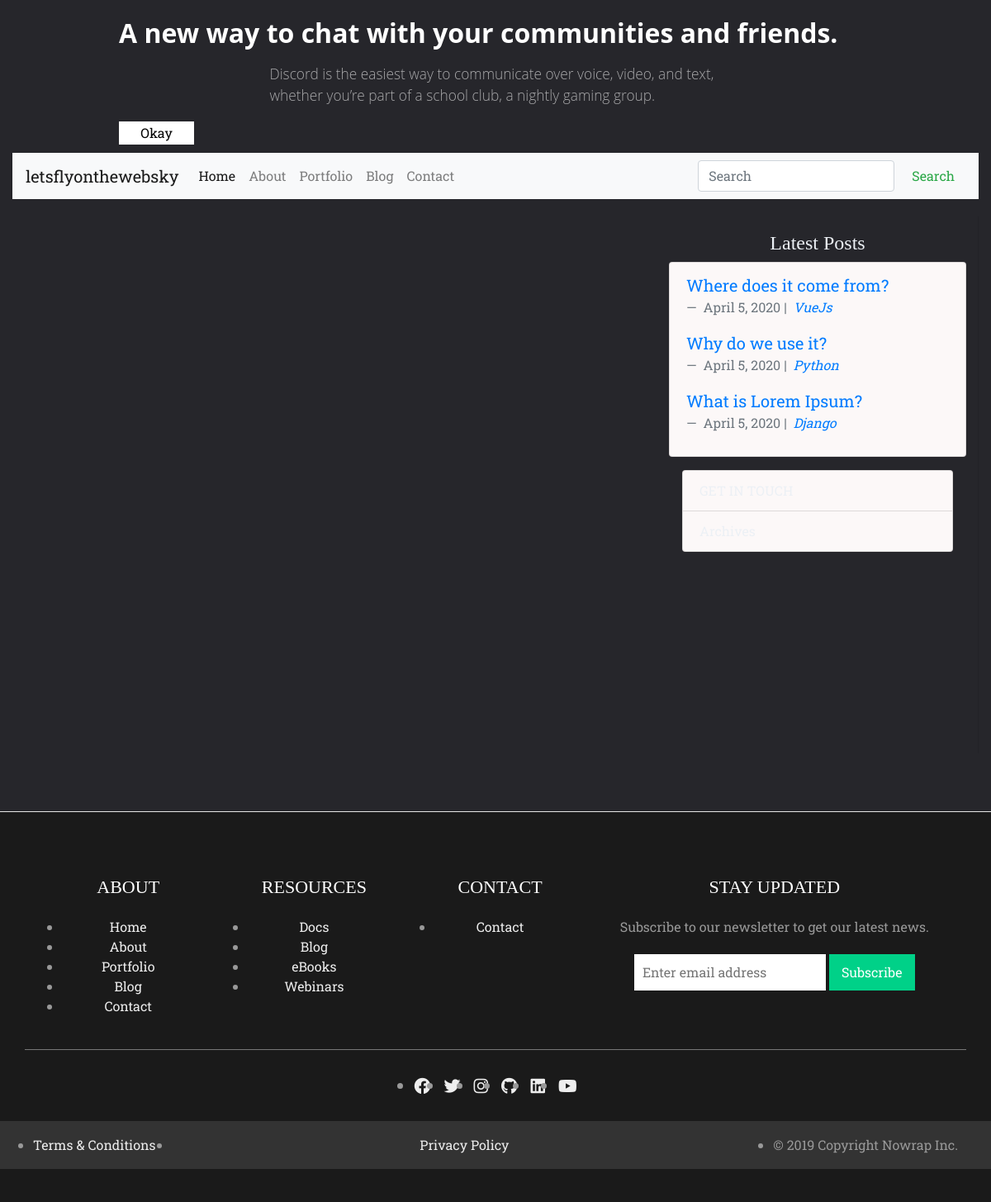
The page /blog/Web Development on the database as committed earlier.
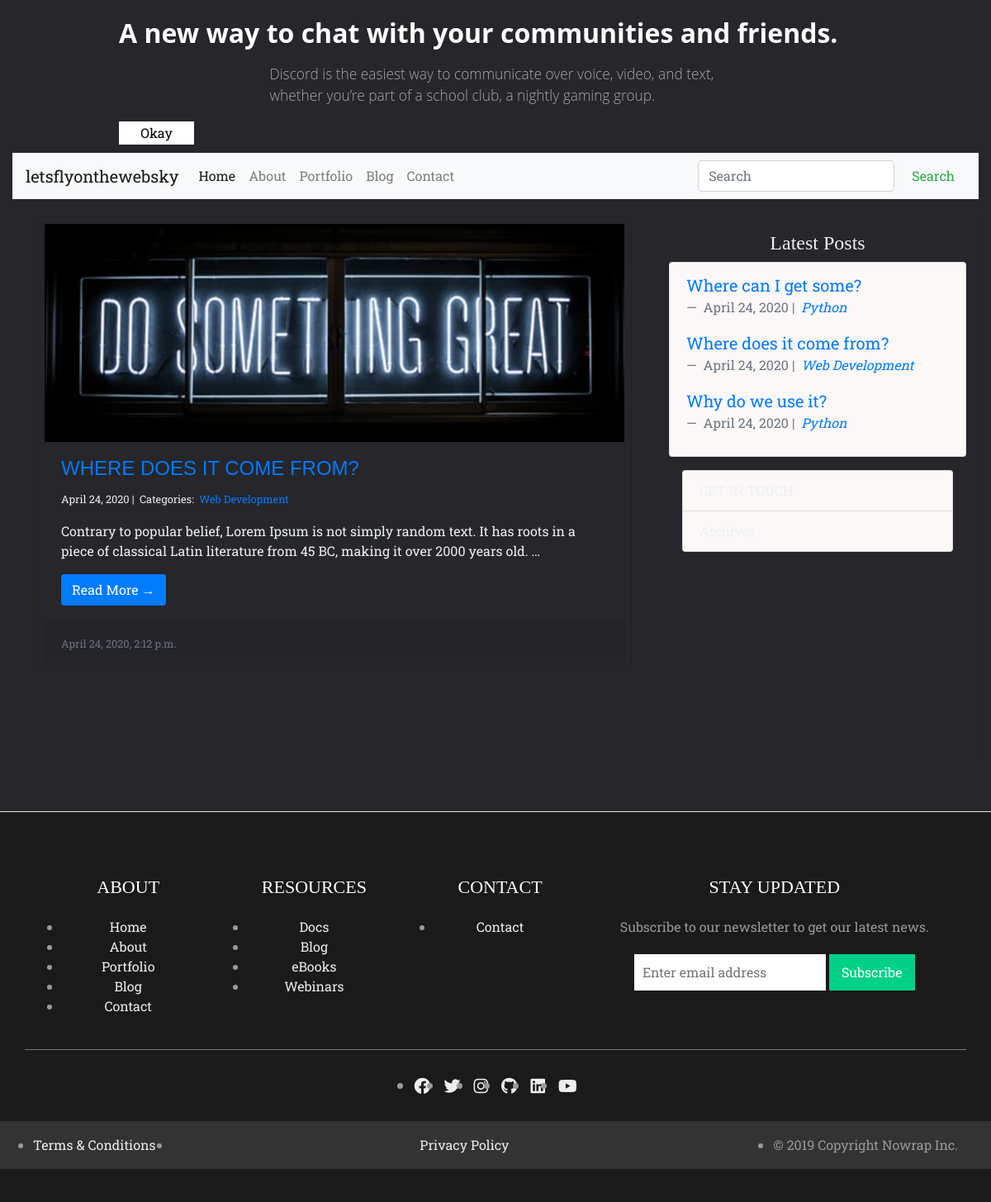
The same page on the database as committed later.
### blog/models.py (models this page shows, shortened)
class Post(models.Model):
    main_image      = models.ImageField(upload_to='images/', blank=True)
    title           = models.CharField(max_length=255)
    slug            = models.SlugField(null=False, unique=True)
    body            = models.TextField()
    created_on      = models.DateTimeField(auto_now_add=True)
    status          = models.IntegerField(choices=STATUS, default=0)
    last_modified   = models.DateTimeField(auto_now=True)
    categories      = models.ManyToManyField('Category', related_name='posts')
    read_time       = models.IntegerField(default=0)
    number_of_views = models.IntegerField(default=0, null=True, blank=True)
    number_of_likes = models.IntegerField(default=0, null=True, blank=True)
    objects = models.Manager()
    class Meta:
        ordering = ['-created_on']

class Category(models.Model):
    name = models.CharField(max_length=20, db_index=True,unique=True)
    objects = models.Manager()

### blog/views.py (the view)
# urls.py: path('<category>', views.blog_category, name="blog_category"),
def blog_category(request, category):
    posts = Post.objects.filter(
        categories__name__contains=category
    ).order_by(
        '-created_on'
    )
    context = {
        'category': category,
        'posts': posts
    }
    return render(request, 'blog_category.html', context)

### blog/templatetags/blog_tags.py (called while the page is built)
@register.inclusion_tag('_latest_posts.html')
def latest_posts():
    posts = Post.objects.filter(status=1)[:3]
    return {'posts': posts}

### blog/templatetags/markdown_extras.py (called while the page is built)
@register.filter()
@stringfilter
def markdown(value):
    return md.markdown(value, extensions=['markdown.extensions.fenced_code'])

### blog/templates/blog_category.html
{% extends "base.html" %}
{% load markdown_extras %}
{% block page_content %}
    <div class="container">
      <div class="row">
          <div class="col-md-12 left">
            {% for post in posts %}
              <div class="card mb-4">
                {% if post.main_image %}
                  <img class="card-img-top" src="{{ post.main_image.url }}" />
                {% endif %}
                  <div class="card-body">
                      <h2 class="card-title"><a href="{% url 'blog_detail' post.slug %}">{{ post.title }}</a></h2>
                      <small>
                        {{ post.created_on.date }} |&nbsp;
                        Categories:&nbsp;
                        {% for category in post.categories.all %}
                        <a href="{% url 'blog_category' category.name %}">
                            {{ category.name }}
                        </a>&nbsp;
                        {% endfor %}
                      </small>
                      <p class="card-text">{{ post.body | markdown | safe | truncatewords:30 }}</p>
                      <a href="{% url 'blog_detail' post.slug %}" class="btn btn-primary">Read More &rarr;</a>
                  </div>
                  <div class="card-footer">
                    <small class="text-muted">{{ post.last_modified }}</small>
                  </div>
              </div>
              {% endfor %}
          </div>
      </div>
  </div>
{% endblock %}

### blog/templates/_latest_posts.html
{% for entry in posts %}
<blockquote class="blockquote">
  <p class="mb-0"><a href="{% url 'blog_detail' entry.slug %}">{{ entry.title }}</a></p>
  <footer class="blockquote-footer">
    {{ entry.created_on.date }} |&nbsp;
    <cite title="Source Title">
      {% for category in entry.categories.all %}
      <a href="{% url 'blog_category' category.name %}">
        {{ category.name }}
      </a>
      {% endfor %}
    </cite>
  </footer>
</blockquote>
{% endfor %}

Rows that differ between the two databases and show on the page:
no longer on this page (row edited): Post: title "What is Lorem Ipsum?", created_on "April 5, 2020", shown under "Latest Posts"
no longer on this page (row unchanged): Category: name "Django", shown under "What is Lorem Ipsum?"
now on one of the page's lists (row edited): Post: title "WHERE DOES IT COME FROM?", created_on "April 24, 2020", body "Contrary to popular belief, Lorem Ipsum is not simply random text. It has roots in a piece of classical Latin literature from 45 BC, making it over 2000 years old. …", last_modified "April 24, 2020, 2:12 p.m."
changed Post "Where does it come from?": gains Category (name "Web Development"); created_on "April 5, 2020" → "April 24, 2020"
changed Category: name "VueJs" → "Web Development"
added Post: title "Where can I get some?", created_on "April 24, 2020", Category (name "Python"), shown under "Latest Posts"
changed Post "Why do we use it?": created_on "April 5, 2020" → "April 24, 2020"
